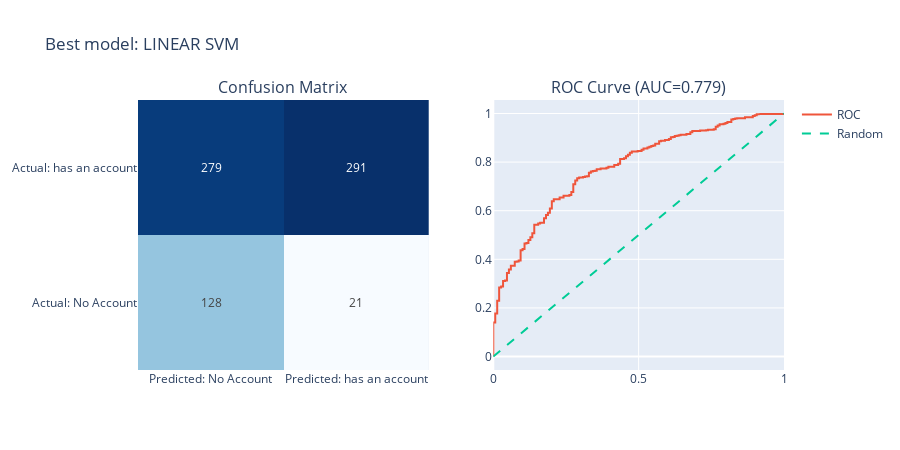

Notebook cell for this chart:
### Code cell
# Confusion Matrix Heatmap + ROC
fig = make_subplots(
    rows=1, cols=2,
    subplot_titles=["Confusion Matrix", f"ROC Curve (AUC={roc_auc_best:.3f})"],
    specs=[[{"type": "heatmap"}, {"type": "xy"}]]
)

fig.add_trace(
    go.Heatmap(
        z=cm,
        x=['Predicted: No Account', 'Predicted: has an account'],
        y=['Actual: No Account', 'Actual: has an account'],
        colorscale='Blues',
        text=cm,
        texttemplate="%{text}",
        showscale=False
    ),
    row=1, col=1
)

fig.add_trace(go.Scatter(x=fpr, y=tpr, mode='lines', name='ROC'), row=1, col=2)
fig.add_trace(go.Scatter(x=[0,1], y=[0,1], mode='lines', name='Random', line=dict(dash='dash')), row=1, col=2)
fig.update_layout(height=450, title=f"Best model: {best_kernel.upper()} SVM")
fig.show()

### Figure 1 — Plotly figure (JSON) as saved in the notebook; plotly's stock layout.template omitted (floating-point values rounded to 4 significant figures; data arrays with more than 128 entries replaced by an {"elided": "..."} marker saying what was removed)
{"data": [{"colorscale": [[0, "rgb(247,251,255)"], [0.125, "rgb(222,235,247)"], [0.25, "rgb(198,219,239)"], [0.375, "rgb(158,202,225)"], [0.5, "rgb(107,174,214)"], [0.625, "rgb(66,146,198)"], [0.75, "rgb(33,113,181)"], [0.875, "rgb(8,81,156)"], [1, "rgb(8,48,107)"]], "showscale": false, "text": [[128, 21], [279, 291]], "texttemplate": "%{text}", "type": "heatmap", "x": ["Predicted: No Account", "Predicted: has an account"], "xaxis": "x", "y": ["Actual: No Account", "Actual: has an account"], "yaxis": "y", "z": [[128, 21], [279, 291]]}, {"mode": "lines", "name": "ROC", "type": "scatter", "x": {"elided": "202 float values"}, "xaxis": "x2", "y": {"elided": "202 float values"}, "yaxis": "y2"}, {"line": {"dash": "dash"}, "mode": "lines", "name": "Random", "type": "scatter", "x": [0, 1], "xaxis": "x2", "y": [0, 1], "yaxis": "y2"}], "layout": {"annotations": [{"font": {"size": 16}, "showarrow": false, "text": "Confusion Matrix", "x": 0.225, "xanchor": "center", "xref": "paper", "y": 1, "yanchor": "bottom", "yref": "paper"}, {"font": {"size": 16}, "showarrow": false, "text": "ROC Curve (AUC=0.779)", "x": 0.775, "xanchor": "center", "xref": "paper", "y": 1, "yanchor": "bottom", "yref": "paper"}], "height": 450, "title": {"text": "Best model: LINEAR SVM"}, "xaxis": {"anchor": "y", "domain": [0, 0.45]}, "xaxis2": {"anchor": "y2", "domain": [0.55, 1]}, "yaxis": {"anchor": "x", "domain": [0, 1]}, "yaxis2": {"anchor": "x2", "domain": [0, 1]}}}
